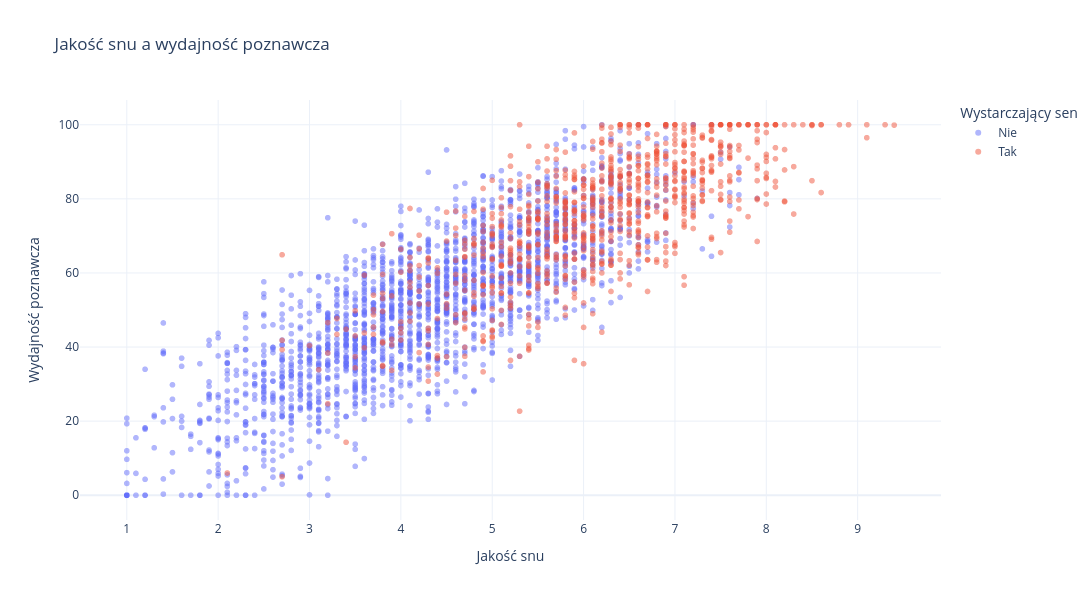

Source (notebook cell):
### Markdown cell above
## Jak sen wpływa na wydajność poznawczą?

### Code cell
# Najsilniejsza zależność w zbiorze: jakość snu vs wydajność poznawcza.
# Próbka 3000, żeby wykres był czytelny i szybki.
probka = df.sample(3000, random_state=42)

fig = px.scatter(
    probka,
    x="sleep_quality_score",
    y="cognitive_performance_score",
    color="enough_sleep",
    opacity=0.5,
    labels={
        "sleep_quality_score": "Jakość snu",
        "cognitive_performance_score": "Wydajność poznawcza",
        "enough_sleep": "Wystarczający sen"
    },
    title="Jakość snu a wydajność poznawcza"
)
fig.update_layout(
    template="plotly_white",
    width=1600,
    height=600
)
fig.show()

### Figure 1 — Plotly figure (JSON) as saved in the notebook; plotly's stock layout.template omitted (floating-point values rounded to 4 significant figures; data arrays with more than 128 entries replaced by an {"elided": "..."} marker saying what was removed)
{"data": [{"hovertemplate": "Wystarczający sen=Nie<br>Jakość snu=%{x}<br>Wydajność poznawcza=%{y}<extra></extra>", "legendgroup": "Nie", "marker": {"color": "#636efa", "opacity": 0.5, "symbol": "circle"}, "mode": "markers", "name": "Nie", "showlegend": true, "type": "scattergl", "x": {"elided": "2086 float values"}, "xaxis": "x", "y": {"elided": "2086 float values"}, "yaxis": "y"}, {"hovertemplate": "Wystarczający sen=Tak<br>Jakość snu=%{x}<br>Wydajność poznawcza=%{y}<extra></extra>", "legendgroup": "Tak", "marker": {"color": "#EF553B", "opacity": 0.5, "symbol": "circle"}, "mode": "markers", "name": "Tak", "showlegend": true, "type": "scattergl", "x": {"elided": "914 float values"}, "xaxis": "x", "y": {"elided": "914 float values"}, "yaxis": "y"}], "layout": {"height": 600, "legend": {"title": {"text": "Wystarczający sen"}, "tracegroupgap": 0}, "title": {"text": "Jakość snu a wydajność poznawcza"}, "width": 1600, "xaxis": {"anchor": "y", "domain": [0, 1], "title": {"text": "Jakość snu"}}, "yaxis": {"anchor": "x", "domain": [0, 1], "title": {"text": "Wydajność poznawcza"}}}}
